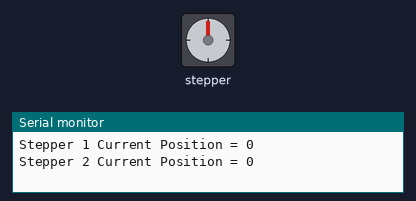
Recording of a sketch running on a simulated Arduino Uno, built with avr-gcc and run on an emulated ATmega328P. Parts: stepper motor, the last lines printed to the serial monitor. Stepper angles assume 4076 steps per turn.

Above: at 0.07 s.
At 9.47 s:
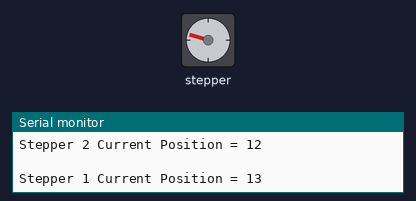
At 19.59 s:
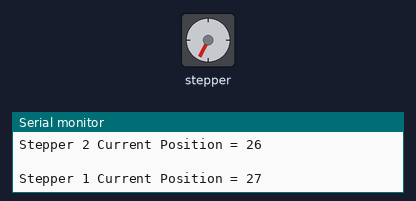
At 39.18 s:
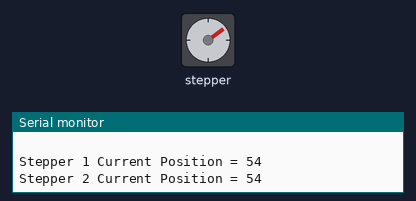
Timing chart, 0 to 40.0 s (numbered marks = the images above):
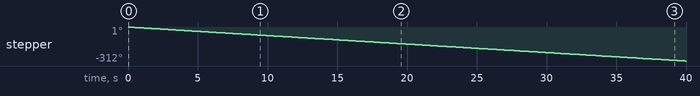

Measured:
- by itself, stepper: keeps turning counter-clockwise at about 8°/s

The sketch:

stepper_basic_winding.ino
```cpp
#include <AccelStepper.h>
#include <Wire.h>
#include <Adafruit_MotorShield.h>
#include "utility/Adafruit_MS_PWMServoDriver.h"

Adafruit_MotorShield AFMS = Adafruit_MotorShield();

// Connect two steppers with 200 steps per revolution (1.8 degree)
// to the top shield
Adafruit_StepperMotor *myStepper1 = AFMS.getStepper(4076, 1);
Adafruit_StepperMotor *myStepper2 = AFMS.getStepper(4076, 2);


// you can change these to DOUBLE or INTERLEAVE or MICROSTEP!
// wrappers for the first motor!

void forwardstep1() {
  myStepper1->step(64, FORWARD, SINGLE);
}
void backwardstep1() {
  myStepper1->step(64, BACKWARD, SINGLE);
}
// wrappers for the second motor!
void forwardstep2() {
  myStepper2->step(64, FORWARD, DOUBLE);
}
void backwardstep2() {
  myStepper2->step(64, BACKWARD, DOUBLE);
}

/*
void forwardstep1() {
  myStepper1->onestep(FORWARD, SINGLE);
}
void backwardstep1() {
  myStepper1->onestep(BACKWARD, SINGLE);
}
// wrappers for the second motor!
void forwardstep2() {
  myStepper2->onestep(FORWARD, DOUBLE);
}
void backwardstep2() {
  myStepper2->onestep(BACKWARD, DOUBLE);
}

*/

// Now we'll wrap the 3 steppers in an AccelStepper object
AccelStepper stepper1(backwardstep1, forwardstep1); //Switching to make forward = cw
AccelStepper stepper2(forwardstep2, backwardstep2); //forward already = cw


void setup()
{
  Serial.begin(9600);
  AFMS.begin(); // Start the bottom shield
  AFMS.begin(); // Start the top shield

  //64 steps = 1 rev (based on gear ratio entered above)
  //Max speed = 1 rev per 4 seconds

  //Max height = 120
  //Min height = 0

  stepper1.setMaxSpeed(16); //steps per second
  stepper1.setAcceleration(100.0);
  stepper1.moveTo(120);

  stepper2.setMaxSpeed(16); //steps per second
  stepper2.setAcceleration(100.0);
  //stepper2.moveTo(0);

}

void loop()
{

  Serial.print("Stepper 1 Current Position = ");
  Serial.println(stepper1.currentPosition());
  Serial.print("Stepper 2 Current Position = ");
  Serial.println(stepper1.currentPosition());
  Serial.println(" ");

    //lift up stepper 1, once at max, start to move stepper 1 down and stepper 2 up
    if (stepper1.distanceToGo() == 0) {
       stepper1.moveTo(0);
       stepper2.moveTo(120);
       }

    if (stepper2.distanceToGo() == 0) {
        stepper1.moveTo(120);
        stepper2.moveTo(0);
        }


    stepper1.run();
    stepper2.run();
}


//IDEAS
/*
 * Add button to level & stop movement
 * --> Go back to state 0 (both motor1 and motor 2 at position 0 // Level)
 *
 * Know and add Min/Max states
*/
/*
  Serial.println("Double coil steps");
  myMotor1->step(100, FORWARD, DOUBLE);
  myMotor1->step(100, BACKWARD, DOUBLE);

  Serial.println("Interleave coil steps");
  myMotor1->step(100, FORWARD, INTERLEAVE);
  myMotor1->step(100, BACKWARD, INTERLEAVE);

  Serial.println("Microstep steps");
  myMotor1->step(50, FORWARD, MICROSTEP);
  myMotor1->step(50, BACKWARD, MICROSTEP);
*/
```
